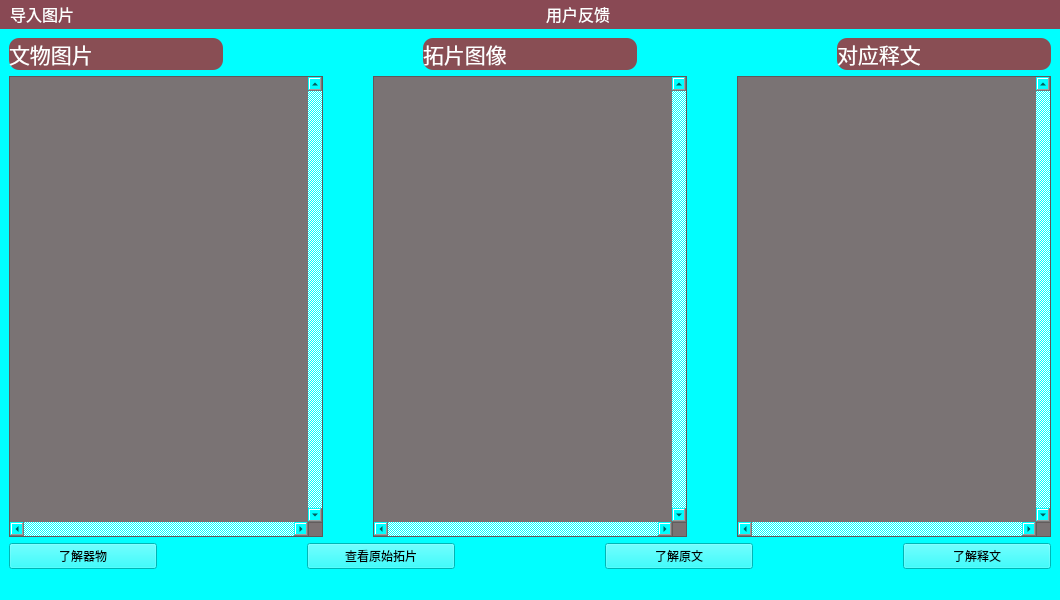
<?xml version="1.0" encoding="UTF-8"?>
<ui version="4.0">
 <class>MainWindow</class>
 <widget class="QMainWindow" name="MainWindow">
  <property name="geometry">
   <rect>
    <x>0</x>
    <y>0</y>
    <width>1060</width>
    <height>600</height>
   </rect>
  </property>
  <property name="windowTitle">
   <string>MainWindow</string>
  </property>
  <property name="styleSheet">
   <string notr="true">background-color:rgb(0, 255, 255)</string>
  </property>
  <widget class="QWidget" name="centralwidget">
   <layout class="QGridLayout" name="gridLayout">
    <item row="0" column="0">
     <layout class="QVBoxLayout" name="verticalLayout" stretch="1,15">
      <item>
       <layout class="QHBoxLayout" name="horizontalLayout">
        <property name="spacing">
         <number>200</number>
        </property>
        <item>
         <widget class="QLabel" name="label">
          <property name="sizePolicy">
           <sizepolicy hsizetype="Expanding" vsizetype="Expanding">
            <horstretch>0</horstretch>
            <verstretch>0</verstretch>
           </sizepolicy>
          </property>
          <property name="styleSheet">
           <string notr="true">background-color:rgb(137, 78, 84);
border-radius:10px;
color:rgb(255, 255, 255);
font-family:'Roman, 华文行楷';
font-size:16pt</string>
          </property>
          <property name="text">
           <string>文物图片</string>
          </property>
         </widget>
        </item>
        <item>
         <widget class="QLabel" name="label_3">
          <property name="sizePolicy">
           <sizepolicy hsizetype="Expanding" vsizetype="Expanding">
            <horstretch>0</horstretch>
            <verstretch>0</verstretch>
           </sizepolicy>
          </property>
          <property name="styleSheet">
           <string notr="true">background-color:rgb(137, 78, 84);
border-radius:10px;
color:rgb(255, 255, 255);
font-family:'Roman, 华文行楷';
font-size:16pt</string>
          </property>
          <property name="text">
           <string>拓片图像</string>
          </property>
         </widget>
        </item>
        <item>
         <widget class="QLabel" name="label_2">
          <property name="sizePolicy">
           <sizepolicy hsizetype="Expanding" vsizetype="Expanding">
            <horstretch>0</horstretch>
            <verstretch>0</verstretch>
           </sizepolicy>
          </property>
          <property name="focusPolicy">
           <enum>Qt::ClickFocus</enum>
          </property>
          <property name="styleSheet">
           <string notr="true">background-color:rgb(137, 78, 84);
border-radius:10px;
color:rgb(255, 255, 255);
font-family:'Roman, 华文行楷';
font-size:16pt</string>
          </property>
          <property name="text">
           <string>对应释文</string>
          </property>
         </widget>
        </item>
       </layout>
      </item>
      <item>
       <layout class="QHBoxLayout" name="horizontalLayout_2">
        <property name="spacing">
         <number>50</number>
        </property>
        <item>
         <widget class="QGraphicsView" name="objectView">
          <property name="sizePolicy">
           <sizepolicy hsizetype="Expanding" vsizetype="Expanding">
            <horstretch>0</horstretch>
            <verstretch>0</verstretch>
           </sizepolicy>
          </property>
          <property name="styleSheet">
           <string notr="true">background-color:rgb(122, 115, 116)</string>
          </property>
          <property name="verticalScrollBarPolicy">
           <enum>Qt::ScrollBarAlwaysOn</enum>
          </property>
          <property name="horizontalScrollBarPolicy">
           <enum>Qt::ScrollBarAlwaysOn</enum>
          </property>
         </widget>
        </item>
        <item>
         <widget class="QGraphicsView" name="srcImageView">
          <property name="styleSheet">
           <string notr="true">background-color:rgb(122, 115, 116)</string>
          </property>
          <property name="verticalScrollBarPolicy">
           <enum>Qt::ScrollBarAlwaysOn</enum>
          </property>
          <property name="horizontalScrollBarPolicy">
           <enum>Qt::ScrollBarAlwaysOn</enum>
          </property>
         </widget>
        </item>
        <item>
         <widget class="QGraphicsView" name="interpretView">
          <property name="styleSheet">
           <string notr="true">background-color:rgb(122, 115, 116)</string>
          </property>
          <property name="verticalScrollBarPolicy">
           <enum>Qt::ScrollBarAlwaysOn</enum>
          </property>
          <property name="horizontalScrollBarPolicy">
           <enum>Qt::ScrollBarAlwaysOn</enum>
          </property>
         </widget>
        </item>
       </layout>
      </item>
     </layout>
    </item>
    <item row="1" column="0">
     <layout class="QHBoxLayout" name="horizontalLayout_3">
      <property name="spacing">
       <number>150</number>
      </property>
      <item>
       <widget class="QPushButton" name="pushButton_2">
        <property name="text">
         <string>了解器物</string>
        </property>
       </widget>
      </item>
      <item>
       <widget class="QPushButton" name="pushButton_4">
        <property name="text">
         <string>查看原始拓片</string>
        </property>
       </widget>
      </item>
      <item>
       <widget class="QPushButton" name="pushButton">
        <property name="text">
         <string>了解原文</string>
        </property>
       </widget>
      </item>
      <item>
       <widget class="QPushButton" name="pushButton_3">
        <property name="text">
         <string>了解释文</string>
        </property>
       </widget>
      </item>
     </layout>
    </item>
   </layout>
  </widget>
  <widget class="QMenuBar" name="menubar">
   <property name="geometry">
    <rect>
     <x>0</x>
     <y>0</y>
     <width>1060</width>
     <height>30</height>
    </rect>
   </property>
   <property name="styleSheet">
    <string notr="true">background:rgb(137, 73, 84);
color:rgb(255, 255, 255);
font-family:'Roman, 华文行楷';
font-size:12pt</string>
   </property>
   <widget class="QMenu" name="menu">
    <property name="layoutDirection">
     <enum>Qt::LeftToRight</enum>
    </property>
    <property name="autoFillBackground">
     <bool>false</bool>
    </property>
    <property name="styleSheet">
     <string notr="true">background-color:rgb(137, 73, 84);
border-radius:10px;</string>
    </property>
    <property name="title">
     <string>导入图片</string>
    </property>
    <addaction name="actionopenfile"/>
   </widget>
   <widget class="QMenu" name="menu_2">
    <property name="title">
     <string>                                                                                                    </string>
    </property>
    <addaction name="action_whitespace"/>
   </widget>
   <widget class="QMenu" name="menu_3">
    <property name="title">
     <string>用户反馈</string>
    </property>
    <addaction name="actionYour_suggestions_2"/>
   </widget>
   <addaction name="menu"/>
   <addaction name="menu_2"/>
   <addaction name="menu_3"/>
  </widget>
  <widget class="QStatusBar" name="statusbar">
   <property name="styleSheet">
    <string notr="true"/>
   </property>
  </widget>
  <action name="actionopenfile">
   <property name="text">
    <string>openfile</string>
   </property>
  </action>
  <action name="action_whitespace">
   <property name="text">
    <string> </string>
   </property>
  </action>
  <action name="actionYour_suggestions_2">
   <property name="text">
    <string>Your suggestions</string>
   </property>
  </action>
 </widget>
 <resources/>
 <connections/>
</ui>
